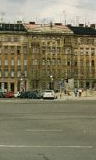
#> input picture CannyEdgeDetector/HumanDetection/Human/Test_Neg/00000053a_cut.bmp, 96 x 160 px, given as the content of the folder e Data-20191214T225930Z-001/Image Data/Training images (Pos), which was not available
$ jupyter execute Untitled.ipynb
#> lines starting #> are read from the running program, lines starting #| are printed output that depends on the picture; long printed decimals are rounded; pictures that were not available may be replaced by others from this repository, and a replacement may not be noted
#> in readImage, returned value is the input picture: shape (160, 96, 3); mean B, G, R 98.5, 124, 128.9
[cell 1]
import numpy as np
import sys
import cv2
import math
import os
import random

[cell 2]
"""
Class for HOG feature extraction
"""
class HOG:
    """
    function to convert image from blue-gree-red to grayscale
    img = the image matrix
    """
    def bgr2gray(self, img):
        rows = img.shape[0]
#> rows = 160
        cols = img.shape[1]
#> cols = 96
        gray = np.zeros((rows,cols))
        for i in range(0,rows):
            for j in range(0,cols):
                bgr = img[i,j]
                r = bgr[2]
                g = bgr[1]
                b = bgr[0]
                gray[i,j] = round(0.299*r+0.587*g+0.114*b)
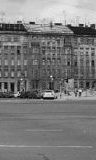
#> gray: shape (160, 96) float64; min 2, max 238, mean 122.6
        return gray

    """
    function to perform prewitts operation
    img = the image matrix
    """
    def prewitt(self, img):
        #Mask to calculate x gradient
        px = (1.0/4.0)*np.array([(-1,0,1),
                    (-2,0,2),
                    (-1,0,1)])
        #Mask to calculate y gradient
        py = (1.0/4.0)*np.array([(1,2,1),
                    (0,0,0),
                    (-1,-2,-1)])

        #initialize matrices to store the value of x & y gradient and gradient angle
        gradientx = np.zeros(shape=img.shape)
        gradienty = np.zeros(shape=img.shape)
        gradient = np.zeros(shape=img.shape)
        gradient_angle = np.zeros(shape=img.shape)
        rows = img.shape[0]
#> rows = 160
        cols = img.shape[1]
#> cols = 96
        #find the gradient values by perfoeming convolution
        for row in range(0,rows-2):
            for col in range(0,cols-2):
                gx = 0
                gy = 0
                #perform convolution with the 3x3 matrix starting at (i,j)
                for i in range (0,3):
                    for j in range (0,3):
                        gx = gx + img[row+i,col+j]*px[i,j]
                        gy = gy + img[row+i,col+j]*py[i,j]
                gradientx[row+1,col+1] = gx
                gradienty[row+1,col+1] = gy
                #normalize the gradient magnitude, divide by sqrt(2)
                gradient[row+1,col+1]=(((gx**2+gy**2)**(0.5))/np.sqrt(2))
                #calculate the gradient angle
                angle = 0
                if(gx == 0):
                    if(gy == 0):
                        angle = 0
                    else:
                        if( gy > 0):
                            angle = 90
                        else:
                            angle = -90
                else:
                    angle = round(math.degrees(np.arctan(gy/gx)))
                if (angle < 0):
                    angle = angle + 180
                gradient_angle[row+1,col+1]  = angle
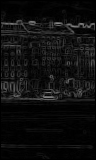
#> gradient: shape (160, 96) float64; min 0, max 137, mean 15.1
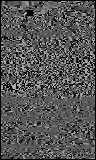
#> gradient_angle: shape (160, 96) float64; min 0, max 179, mean 84.8
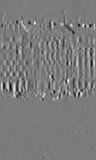
#> gradientx: shape (160, 96) float64; min -141.5, max 150.5, mean 0.2; drawn with min black and max white
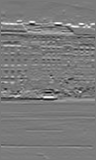
#> gradienty: shape (160, 96) float64; min -179.5, max 193.8, mean 1.1; drawn with min black and max white
#> in hog, `gradients = self.prewitt(img)`: gradients = 2 items
        #return the gradient magnitude and gradient angle matrix
        return [gradient, gradient_angle]

    """
    function to get histogram for each 8x8 cell
    gradient = gradient magnitude for each pixel
    gradient_angle = gradient angle for each pixel
    """
    def getCellHistogram(self, gradient, gradient_angle):
        cellSize = 8
        rows = gradient.shape[0]
#> rows = 160
        cols = gradient.shape[1]
#> cols = 96
        #initialize the number of cell rows and cell columns
        cellRows = round(rows/cellSize)
#> cellRows = 20
        cellCols = round(cols/cellSize)
#> cellCols = 12
        cellHistogram = np.zeros((cellRows,cellCols,9))
        for i in range (0,cellRows-1):
            for j in range (0,cellCols-1):
                for row in range (i*8,i*8+8):
                    for col in range (j*8,j*8+8):
                        angle = gradient_angle[row,col]
                        mag = gradient[row,col]
                        if(angle%20 == 0):
                            if(angle == 180):
                                cellHistogram[i,j,0] += mag
                                continue
                            bin = int(angle/20)
                            cellHistogram[i,j,bin] += mag
                            continue
                        bin_l = int(angle/20)
                        #calculate the vote for left and right bins.
                        if(bin_l == 8):
                            bin_r = 0
                            cellHistogram[i,j,bin_l] += ((180-angle)/20)*mag
                            cellHistogram[i,j,bin_r] += ((angle-160)/20)*mag
                        else:
                            bin_r = bin_l+1
                            cellHistogram[i,j,bin_l] += (((bin_r*20)-angle)/20)*mag
                            cellHistogram[i,j,bin_r] += ((angle-(bin_l*20))/20)*mag
#> in hog, `Histogram = self.getCellHistogram(magnitude, gradient_angle)`: Histogram = 2 items
        cellHistogramSuared = np.square(cellHistogram)
        return [cellHistogram, cellHistogramSuared]

    """
    function to get the hog descriptor
    """
    def getHogDescriptor(self, cellHistogram, cellHistogramSquared):
        rows = cellHistogram.shape[0]
#> rows = 20
        cols = cellHistogram.shape[1]
#> cols = 12
        descriptor = np.array([])
        for row in range(0,rows-1):
            for col in range(0,cols-1):
                block = np.array([])
                temp = np.array([])
                block = np.append(block,cellHistogram[row,col])
                block = np.append(block,cellHistogram[row,col+1])
                block = np.append(block,cellHistogram[row+1,col])
                block = np.append(block,cellHistogram[row+1,col+1])
                temp = np.append(temp,cellHistogramSquared[row,col])
                temp = np.append(temp,cellHistogramSquared[row,col+1])
                temp = np.append(temp,cellHistogramSquared[row+1,col])
                temp = np.append(temp,cellHistogramSquared[row+1,col+1])
                temp = np.sum(temp)
                if(temp>0):
                    #normalize the block descriptor
                    norm = np.sqrt(temp)
                    block = (1/norm)*block
                descriptor = np.append(descriptor, block)
        return descriptor

    """
    function to read image
    """
    def readImage(self, path):
        return cv2.imread(path,cv2.IMREAD_COLOR)

    """
    function to save the image and hog descriptor
    """
    def saveImageAndHog(self, img, hog, path, append):
        pathSplit = path.split('/')
        currImage = pathSplit[-1]
        imageName, imageExt = currImage.split('.')
        updatedImage = '.'.join([imageName+append,imageExt])
        imageFolder = '/'.join(pathSplit[:-1])
        imageFolder += "_res"
        finalPath = '/'.join([imageFolder,updatedImage])
        cv2.imwrite(finalPath, img)
        np.savetxt(imageFolder+"/"+imageName+"_hog.txt", hog, delimiter = '\n')

    """
    function to get the hog descriptor for the given list of images
    """
    def hog(self, im_path):
        features = []
        for path in im_path:
            img = self.readImage(path)
            img = self.bgr2gray(img)
            gradients = self.prewitt(img)
            magnitude = gradients[0]
            gradient_angle = gradients[1]
            Histogram = self.getCellHistogram(magnitude, gradient_angle)
            cellHistogram = Histogram[0]
            cellHistogramSquared = Histogram[1]
            HOGdescriptor = self.getHogDescriptor(cellHistogram, cellHistogramSquared)
#> HOGdescriptor = 7524 values, max 0.782 at index 382, min 0 at index 9, mean 0.112
            HOGdescriptor = HOGdescriptor.reshape(-1,1)
            #save gradient magnitude image and hog descriptor
            self.saveImageAndHog(magnitude, HOGdescriptor, path, "_mag")
            features.append(HOGdescriptor)
        return features

[cell 3]
"""
Class for Neural Network
"""
class NeuralNet:

    """
    initialize the neural network
    graph = the shape of the neural network
    ep = the number of epocs
    lr = learning rate
    patience = number of epocs to continue after error changes very little
    """
    def __init__(self, graph = (7524, 1000, 1), ep = 100, lr = 0.1, patience = 3):

        self.graph = graph
        #initialize the weights randomly
        np.random.seed(1)
        self.w1 = 0.1 * (2 * np.random.random((graph[1], graph[0])) - 1)
        np.random.seed(2)
        self.w2 = 0.1 * (2 * np.random.random((graph[2], graph[1])) - 1)

        #initialize bias for hidden layer and output to zero
        self.b1 = np.zeros((graph[1], 1))
        self.b2 = np.zeros((graph[2], 1))

        #intermediate values to remember
        self.z1 = None
        self.a1 = None
        self.z2 = None
        self.output = None

        self.ep = ep
        self.lr = lr
        self.patience = patience

    """
    feed forward, calculate the output of the neural net for given input
    """
    def ff(self, td):
        #calculate the input for the hidden layer [input*w1 + b1]
        self.z1 = self.w1.dot(td) + self.b1
        #activation for hidden layer using ReLU
        self.a1 = self.ReLU(self.z1)
        #calculate the input for output layer [activation1*w2 + b2]
        self.z2 = self.w2.dot(self.a1) + self.b2
        #activation for output nodes using sigmoid
        self.output = self.sigmoid(self.z2)

    """
    function to calculate squared error from the output and expected value
    """
    def err(self, expected_output):
        return np.square(self.output - expected_output).sum()

    """
    function to perform back propogation
    """
    def bp(self, td, expedted_output):
        diff =  self.output - expedted_output
        t2 = 2 * diff * self.dsigmoid(self.output)
        self.d_w2 = np.dot(t2 ,self.a1.T)

        t1 = np.dot(self.w2.T,t2) * self.dReLU(self.a1)
        self.d_w1 = np.dot(t1,td.T)

        self.d_b2 = np.sum(t2, axis = 1, keepdims = True)
        self.d_b1 = np.sum(t1, axis = 1, keepdims = True)

    """
    update the weights and bias of the neural net
    """
    def update(self):
        self.w1 = self.w1 - (self.d_w1 * self.lr)
        self.b1 = self.b1 - (self.d_b1 * self.lr)

        self.w2 = self.w2 - (self.d_w2 * self.lr)
        self.b2 = self.b2 - (self.d_b2 * self.lr)

    """
    function to train the neural net
    training_data = input training data
    label = expected output
    """
    def train(self, training_data, label):
        dataLen = len(training_data)
#> dataLen = 2
        sn = np.arange(dataLen)
#> sn = [0, 1]
        random.shuffle(sn)
        prev_err = sys.maxsize
        for epoch in range(self.ep):
            ep_err = 0.0 #initialize error for current epoch to zero
            #train the network for each image and update the weights accordingly
            for count in sn:
                train_data = training_data[count]
                self.ff(train_data)
                error = self.err(label[count])
                ep_err += error
                self.bp(train_data, label[count])
                self.update()
            ep_err = ep_err/dataLen
            print("Epoch Count: " + str(epoch), "Average Error: ", ep_err)
            if(ep_err < prev_err):
                print("error decreased by ", prev_err-ep_err)
            else:
                if(ep_err > prev_err):
                    print("error increased by ", ep_err-prev_err)
                else:
                    print("error stayed same")
            #check for the change in error if very less we can stop training
            if(prev_err - ep_err < 0.000000001):
                self.patience -= 1
                if(self.patience == 0):
                    print("training complete....")
                    break
            #save the error for comparison with next epoch
            prev_err = ep_err
#> this loop made 62 passes
#> (ep_err, prev_err) on passes 1 to 12: (0.563, 0.563), (0.411, 0.411), (0.484, 0.484), (0.444, 0.444), (0.45, 0.45), (0.427, 0.427), (0.397, 0.397), (0.355, 0.355), (0.322, 0.322), (0.301, 0.301), (0.286, 0.286), (0.277, 0.277)
#> ep_err on pass 62: 0.253
#> (printed output is left out)
#> after the loop, self.patience = 0
        #save the weights and bias of the network to a file
        self.saveState()

    """
    funciton to test the network with the testing data
    """
    def test(self, testImages, testing_data, label):
        misclassify = 0
        positiveList = []
        negativeList = []
        for count, test_data in enumerate(testing_data):
            self.ff(test_data)
            cPrediction = np.round(self.output[0])
            print("image: ", testImages[count])
            print("Predicted Probability: " + str(self.output.sum()), "Actual Probability Value: " + str(label[count]))
            if cPrediction:
                positiveList.append([testImages[count], str(self.output.sum())])
            else:
                negativeList.append([testImages[count], str(self.output.sum())])
            if(cPrediction - label[count] != 0):
                print("misclassified!!!!!!!!!!!!!!!!")
                misclassify += 1
#> this loop made 2 passes
#> (cPrediction, misclassify) on pass 1: ([0], 1)
#> cPrediction on pass 2: [0]
#| image:  ./Image Data-20191214T225930Z-001/Image Data/Test images (Pos)/00000053a_cut.bmp
#| Predicted Probability: 0.4969 Actual Probability Value: [1]
#| misclassified!!!!!!!!!!!!!!!!
#| image:  ./Image Data-20191214T225930Z-001/Image Data/Test images (Neg)/00000053a_cut.bmp
#> (further printed lines are left out)
#> after the loop, misclassify = 1; negativeList = 2 items; positiveList = []
        print(str(float(len(label)-misclassify) / float(len(label)) * 100) + " % Prediction Accuracy")

    """
    function to save the weights and bias of the network
    """
    def saveState(self):
        np.savetxt("weights1.csv", self.w1, delimiter=',')
        np.savetxt("weights2.csv", self.w2, delimiter=',')
        np.savetxt("bias1.csv", self.b1, delimiter=',')
        np.savetxt("bias2.csv", self.b2, delimiter=',')

    #sigmoid activation function
    def sigmoid(self, x):
        return 1/(1+np.exp(-x))
    def dsigmoid(self, x):
        return x*(1-x)

    #ReLU activation function
    def ReLU(self,x):
        return x*(x>0)
    def dReLU(self, x):
        return 1*(x>0)

[cell 4]
"""
function to get all the files in the given folder and expected lable
"""
def getImagesWithLable(dataFile, delimeter):
    PathList = []
    dataOut = []
    for dataFolder in dataFile.keys():
        for directoryName, subDirectory, fileL in os.walk(dataFolder):
            for imageFile in fileL:
                imageP = dataFolder + delimeter + imageFile
                PathList.append(imageP)
                dataOut.append([dataFile[dataFolder]])

    return PathList, dataOut

[cell 5]
"""
The entry point for our program
"""
#define the path to folder that contains the test and train images
datafilepath = "./Image Data-20191214T225930Z-001/Image Data" #root folder
tr_pos_fldr = 'Training images (Pos)' #folder containing positive training sample
tr_neg_fldr = 'Training images (Neg)' #folder containing negative training sample
ts_pos_fldr = 'Test images (Pos)' #folder containing positive testing sample
ts_neg_fldr = 'Test images (Neg)' #folder containing negative testing sample
file_path_seperator = '/'

[cell 6]
tr_pos_pth = datafilepath + file_path_seperator + tr_pos_fldr
tr_neg_pth = datafilepath + file_path_seperator + tr_neg_fldr
ts_pos_pth = datafilepath + file_path_seperator + ts_pos_fldr
ts_neg_pth = datafilepath + file_path_seperator + ts_neg_fldr

[cell 7]
tr_neg_pth

[cell 8]
train_data_dict = {tr_pos_pth:1, tr_neg_pth:0}
test_data_dict = {ts_pos_pth:1, ts_neg_pth:0}

[cell 9]
#get the complete list of train and test images along with expected label
train_image_path_list, train_data_output = getImagesWithLable(train_data_dict, file_path_seperator)
test_image_path_list, test_data_output = getImagesWithLable(test_data_dict, file_path_seperator)

[cell 10]
h = HOG()

[cell 11]
#get the hog feature descriptor for train and test images
train_data_input = np.array(h.hog(train_image_path_list))
test_data_input = np.array(h.hog(test_image_path_list))

[cell 12]
#initialize the neural network
neuralNet = NeuralNet(graph = (7524, 200, 1), ep = 100, lr = 0.1, patience = 3)
neuralNet.train(train_data_input, train_data_output)
neuralNet.test(test_image_path_list, test_data_input, test_data_output)

[cell 13]
class HOG:
    """
    function to get the hog descriptor for the given list of images
    """
    def hog(self, im_path):
        features = []
        for path in im_path:
            print(path)
            img = self.readImage(path)
            img = self.bgr2gray(img)
            gradients = self.compute_gradient_results(img)
            return gradients
            break
            magnitude = gradients[0]
            gradient_angle = gradients[1]
            Histogram = self.getCellHistogram(magnitude, gradient_angle)
            cellHistogram = Histogram[0]
            cellHistogramSquared = Histogram[1]
            HOGdescriptor = self.getHogDescriptor(cellHistogram, cellHistogramSquared)
            HOGdescriptor = HOGdescriptor.reshape(-1,1)
            #save gradient magnitude image and hog descriptor
            self.saveImageAndHog(magnitude, HOGdescriptor, path, "_mag")
            features.append(HOGdescriptor)
        return features
    def readImage(self, path):
        return cv2.imread(path,cv2.IMREAD_COLOR)
    """
    function to convert image from blue-gree-red to grayscale
    img = the image matrix
    """
    def bgr2gray(self, img):
        rows = img.shape[0]
#> rows = 160
        cols = img.shape[1]
#> cols = 96
        gray = np.zeros((rows,cols))
        for i in range(0,rows):
            for j in range(0,cols):
                bgr = img[i,j]
                r = bgr[2]
                g = bgr[1]
                b = bgr[0]
                gray[i,j] = round(0.299*r+0.587*g+0.114*b)
        return gray

    def compute_gradient_results(self, img):
        '''
        Function to compute normalized horizontal gradient, normalized vertical gradient,
        Normalized Gradient Magnitude and Gradient Angle
        '''
        #Sobel Filter Mask to calculate Horizontal(x) gradient
        sobel_x = (1/4)*np.array([(-1,0,1),
                    (-2,0,2),
                    (-1,0,1)])
        #Sobel Filter Mask to calculate Vertical(y) gradient
        sobel_y = (1/4)*np.array([(1,2,1),
                    (0,0,0),
                    (-1,-2,-1)])

        #initialize matrices to store the value of horizontal and vertical gradient,
        #normalized horizontal and vertical gradient, normalized gradient magnitude
        #and gradient angle
        gradientx = np.zeros(shape=img.shape)
        gradientx_normalized = np.zeros(shape=img.shape)
        gradienty = np.zeros(shape=img.shape)
        gradienty_normalized = np.zeros(shape=img.shape)
        gradient_magnitude = np.zeros(shape=img.shape)
        gradient_angle = np.zeros(shape=img.shape)

        #find the gradient values by perfoeming convolution
        for row in range(0,img.shape[0]-2):
            for col in range(0,img[row].size-2):
                #calculate Value at current pixel (row,col)
                #after applying sobel operator
                sobel_gx = 0
                sobel_gy = 0
                for i in range (0,3):
                    for j in range (0,3):
                        sobel_gx = sobel_gx + img[row+i,col+j]*sobel_x[i,j]
                        sobel_gy = sobel_gy + img[row+i,col+j]*sobel_y[i,j]
                gx = sobel_gx
                gy = sobel_gy
                #normalize gradient magnitude by dividing by sqrt(2)
                gradient_magnitude[row+1,col+1]=((gx**2+gy**2)**(0.5))/(1.4142)
                #calculate gradient angle based on sobel horizontal gradient and vertical gradient
                angle = 0
                if(gx == 0):
                    if( gy > 0):
                        angle = 90
                    else:
                        angle = -90
                else:
                    angle = math.degrees(math.atan(gy/gx))
                if (angle < 0):
                    angle = angle + 360
                gradient_angle[row+1,col+1]  = angle
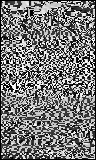
#> gradient_angle: shape (160, 96) float64; min 0, max 359.9, mean 169.1; drawn with min black and max white
        return [gradient_magnitude, gradient_angle]

[cell 14]
h=HOG()

[cell 15]
img = h.hog(train_image_path_list)
#> in hog, `gradients = self.compute_gradient_results(img)`: gradients = 2 items
#> img = 2 items

[cell 16]
img[1].shape
#> Out = (160, 96)
